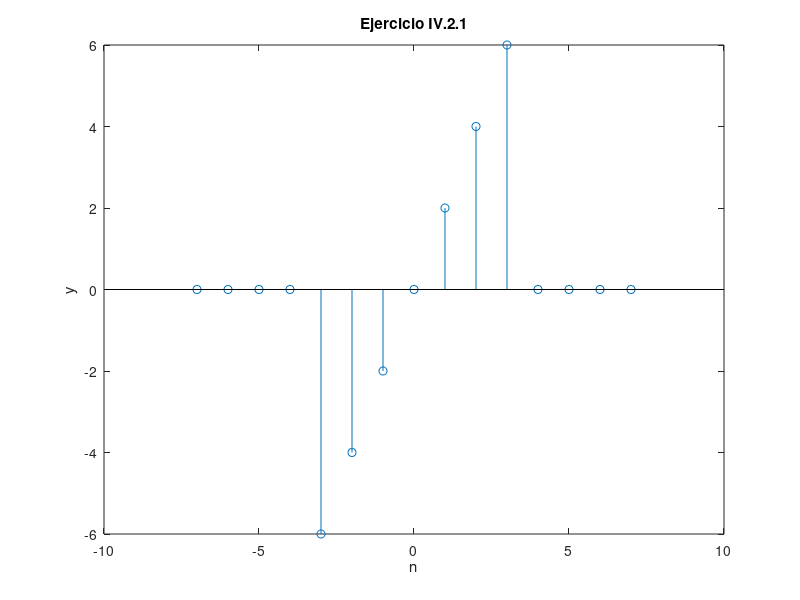
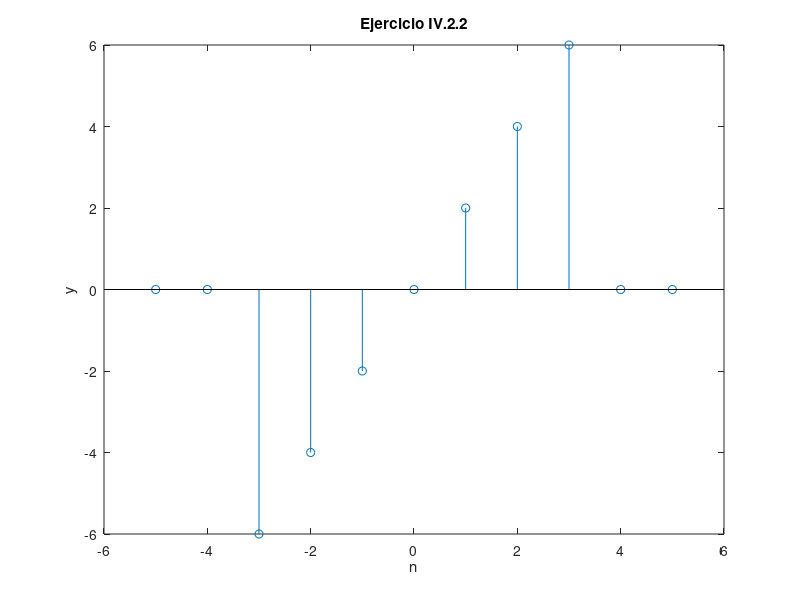
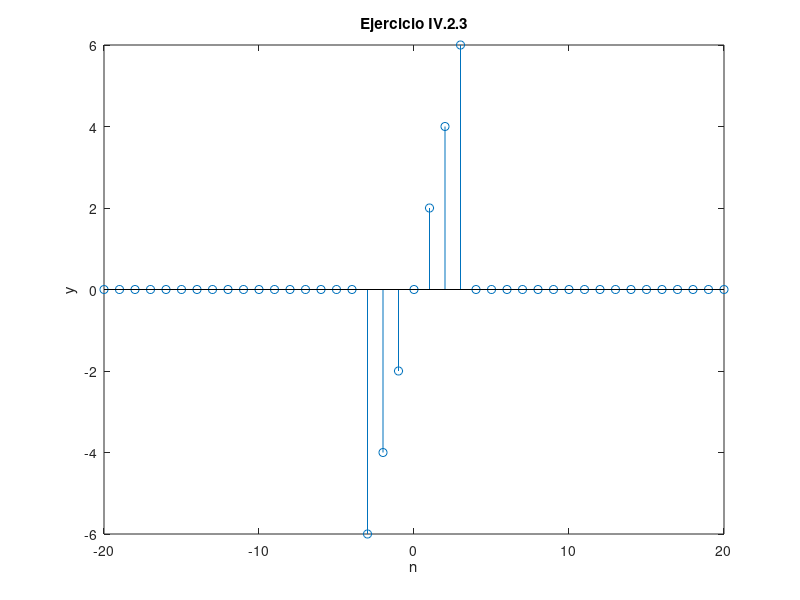

These figures' MATLAB source, in order: (Note: this script raises an error after producing the figures.)
n1=-7:1:7;
y=zeros(1,length(n1));
for i=1:length(n1)
   if abs(n1(i))<=3
       y(i)=2*n1(i);
   end       
end
figure(1)
stem(n1,y)
title('Ejercicio IV.2.1')
xlabel('n')
ylabel('y')
%%
n2=-5:1:5;
y=zeros(1,length(n2));
for i=1:length(n2)
   if abs(n2(i))<=3
       y(i)=2*n2(i);
   end       
end
figure(2)
stem(n2,y)
title('Ejercicio IV.2.2')
xlabel('n')
ylabel('y')
%%
n3=-20:1:20;
y=zeros(1,length(n3));
for i=1:length(n3)
   if abs(n3(i))<=3
       y(i)=2*n3(i);
   end       
end
figure(3)
stem(n3,y)
title('Ejercicio IV.2.3')
xlabel('n')
ylabel('y')
%%
a1=input('Limite inferior: ');
a2=input('Limite superior: ');
n=a1:a2;
r=n.*heaviside(n);
a3=2.^n;
figure(1)
stem(n,a3);
figure(2)
stem(n,r)
%%
n=0:30;
x1=sin(pi*n./4);
x2=cos(pi*n./7);
y1=x1+x2;
y2=x1-x2;
y3=x1.*x2;
y4=x1./x2;
y5=2*x1;
y6=x1.^x2;
subplot(2,3,1)
stem(n,y1)
subplot(2,3,2)
stem(n,y2)
subplot(2,3,3)
stem(n,y3)
subplot(2,3,4)
stem(n,y4)
subplot(2,3,5)
stem(n,y5)
subplot(2,3,6)
stem(n,y6)
%%
op=1;
while op==1
    clc
    fprintf('Selecciones una de las opciones\n 1)y1=x1+x2;\n 2)y2=x1-x2;\n 3)y3=x1.*x2;\n 4)y4=x1./x2\n 5)y5=2*x1;\n 6)y6=x1.^x2;\n')
    o=input('Opcion:');
    n=0:30;
    x1=sin(pi*n./4);
    x2=cos(pi*n./7);
    y1=x1+x2;
    y2=x1-x2;
    y3=x1.*x2;
    y4=x1./x2;
    y5=2*x1;
    y6=x1.^x2;
    if o==1
        stem(n,y1)
    elseif o==2
        stem(n,y2)
    elseif o==3
        stem(n,y3)
    elseif o==4
        stem(n,y4)
    elseif o==5
        stem(n,y5)
    elseif o==6
        stem(n,y6)
    end
    op=input('Continuar:1=si, 0=no ');
end
clc
%%
% a1=input('Limite inferior: ');
% a2=input('Limite superior: ');
y11=rampa(-5,5);
y22=expo(-8,3);
function [y1]=rampa(a1,a2)
n=a1:a2;
y1=n.*heaviside(n);  
figure(1)
stem(n,y1)
end
function [y2]=expo(a1,a2)
n=a1:a2;
y2=2.^n;
figure(2)
stem(n,y2);
end
%%
